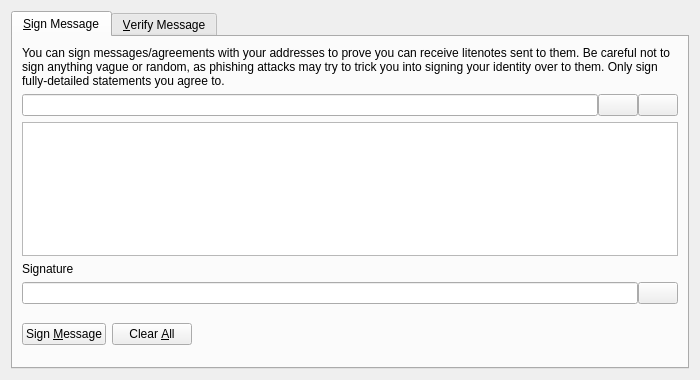
<?xml version="1.0" encoding="UTF-8"?>
<ui version="4.0">
 <class>SignVerifyMessageDialog</class>
 <widget class="QDialog" name="SignVerifyMessageDialog">
  <property name="geometry">
   <rect>
    <x>0</x>
    <y>0</y>
    <width>700</width>
    <height>380</height>
   </rect>
  </property>
  <property name="windowTitle">
   <string>Signatures - Sign / Verify a Message</string>
  </property>
  <property name="modal">
   <bool>true</bool>
  </property>
  <layout class="QVBoxLayout" name="verticalLayout">
   <item>
    <widget class="QTabWidget" name="tabWidget">
     <property name="currentIndex">
      <number>0</number>
     </property>
     <widget class="QWidget" name="tabSignMessage">
      <attribute name="title">
       <string>&amp;Sign Message</string>
      </attribute>
      <layout class="QVBoxLayout" name="verticalLayout_SM">
       <item>
        <widget class="QLabel" name="infoLabel_SM">
         <property name="text">
          <string>You can sign messages/agreements with your addresses to prove you can receive litenotes sent to them. Be careful not to sign anything vague or random, as phishing attacks may try to trick you into signing your identity over to them. Only sign fully-detailed statements you agree to.</string>
         </property>
         <property name="textFormat">
          <enum>Qt::PlainText</enum>
         </property>
         <property name="wordWrap">
          <bool>true</bool>
         </property>
        </widget>
       </item>
       <item>
        <layout class="QHBoxLayout" name="horizontalLayout_1_SM">
         <property name="spacing">
          <number>0</number>
         </property>
         <item>
          <widget class="QValidatedLineEdit" name="addressIn_SM">
           <property name="toolTip">
            <string>The LiteNote address to sign the message with</string>
           </property>
          </widget>
         </item>
         <item>
          <widget class="QPushButton" name="addressBookButton_SM">
           <property name="toolTip">
            <string>Choose previously used address</string>
           </property>
           <property name="text">
            <string/>
           </property>
           <property name="icon">
            <iconset resource="../bitcoin.qrc">
             <normaloff>:/icons/address-book</normaloff>:/icons/address-book</iconset>
           </property>
           <property name="shortcut">
            <string>Alt+A</string>
           </property>
           <property name="autoDefault">
            <bool>false</bool>
           </property>
          </widget>
         </item>
         <item>
          <widget class="QPushButton" name="pasteButton_SM">
           <property name="toolTip">
            <string>Paste address from clipboard</string>
           </property>
           <property name="text">
            <string/>
           </property>
           <property name="icon">
            <iconset resource="../bitcoin.qrc">
             <normaloff>:/icons/editpaste</normaloff>:/icons/editpaste</iconset>
           </property>
           <property name="shortcut">
            <string>Alt+P</string>
           </property>
           <property name="autoDefault">
            <bool>false</bool>
           </property>
          </widget>
         </item>
        </layout>
       </item>
       <item>
        <widget class="QPlainTextEdit" name="messageIn_SM">
         <property name="toolTip">
          <string>Enter the message you want to sign here</string>
         </property>
        </widget>
       </item>
       <item>
        <widget class="QLabel" name="signatureLabel_SM">
         <property name="text">
          <string>Signature</string>
         </property>
         <property name="textFormat">
          <enum>Qt::PlainText</enum>
         </property>
        </widget>
       </item>
       <item>
        <layout class="QHBoxLayout" name="horizontalLayout_2_SM">
         <property name="spacing">
          <number>0</number>
         </property>
         <item>
          <widget class="QLineEdit" name="signatureOut_SM">
           <property name="font">
            <font>
             <italic>true</italic>
            </font>
           </property>
           <property name="readOnly">
            <bool>true</bool>
           </property>
          </widget>
         </item>
         <item>
          <widget class="QPushButton" name="copySignatureButton_SM">
           <property name="toolTip">
            <string>Copy the current signature to the system clipboard</string>
           </property>
           <property name="text">
            <string/>
           </property>
           <property name="icon">
            <iconset resource="../bitcoin.qrc">
             <normaloff>:/icons/editcopy</normaloff>:/icons/editcopy</iconset>
           </property>
           <property name="autoDefault">
            <bool>false</bool>
           </property>
          </widget>
         </item>
        </layout>
       </item>
       <item>
        <layout class="QHBoxLayout" name="horizontalLayout_3_SM">
         <item>
          <widget class="QPushButton" name="signMessageButton_SM">
           <property name="toolTip">
            <string>Sign the message to prove you own this LiteNote address</string>
           </property>
           <property name="text">
            <string>Sign &amp;Message</string>
           </property>
           <property name="icon">
            <iconset resource="../bitcoin.qrc">
             <normaloff>:/icons/edit</normaloff>:/icons/edit</iconset>
           </property>
           <property name="autoDefault">
            <bool>false</bool>
           </property>
          </widget>
         </item>
         <item>
          <widget class="QPushButton" name="clearButton_SM">
           <property name="toolTip">
            <string>Reset all sign message fields</string>
           </property>
           <property name="text">
            <string>Clear &amp;All</string>
           </property>
           <property name="icon">
            <iconset resource="../bitcoin.qrc">
             <normaloff>:/icons/remove</normaloff>:/icons/remove</iconset>
           </property>
           <property name="autoDefault">
            <bool>false</bool>
           </property>
          </widget>
         </item>
         <item>
          <spacer name="horizontalSpacer_1_SM">
           <property name="orientation">
            <enum>Qt::Horizontal</enum>
           </property>
           <property name="sizeHint" stdset="0">
            <size>
             <width>40</width>
             <height>48</height>
            </size>
           </property>
          </spacer>
         </item>
         <item>
          <widget class="QLabel" name="statusLabel_SM">
           <property name="font">
            <font>
             <weight>75</weight>
             <bold>true</bold>
            </font>
           </property>
           <property name="text">
            <string/>
           </property>
           <property name="wordWrap">
            <bool>true</bool>
           </property>
          </widget>
         </item>
         <item>
          <spacer name="horizontalSpacer_2_SM">
           <property name="orientation">
            <enum>Qt::Horizontal</enum>
           </property>
           <property name="sizeHint" stdset="0">
            <size>
             <width>40</width>
             <height>48</height>
            </size>
           </property>
          </spacer>
         </item>
        </layout>
       </item>
      </layout>
     </widget>
     <widget class="QWidget" name="tabVerifyMessage">
      <attribute name="title">
       <string>&amp;Verify Message</string>
      </attribute>
      <layout class="QVBoxLayout" name="verticalLayout_VM">
       <item>
        <widget class="QLabel" name="infoLabel_VM">
         <property name="text">
          <string>Enter the receiver's address, message (ensure you copy line breaks, spaces, tabs, etc. exactly) and signature below to verify the message. Be careful not to read more into the signature than what is in the signed message itself, to avoid being tricked by a man-in-the-middle attack. Note that this only proves the signing party receives with the address, it cannot prove sendership of any transaction!</string>
         </property>
         <property name="textFormat">
          <enum>Qt::PlainText</enum>
         </property>
         <property name="alignment">
          <set>Qt::AlignLeading|Qt::AlignLeft|Qt::AlignTop</set>
         </property>
         <property name="wordWrap">
          <bool>true</bool>
         </property>
        </widget>
       </item>
       <item>
        <layout class="QHBoxLayout" name="horizontalLayout_1_VM">
         <property name="spacing">
          <number>0</number>
         </property>
         <item>
          <widget class="QValidatedLineEdit" name="addressIn_VM">
           <property name="toolTip">
            <string>The LiteNote address the message was signed with</string>
           </property>
          </widget>
         </item>
         <item>
          <widget class="QPushButton" name="addressBookButton_VM">
           <property name="toolTip">
            <string>Choose previously used address</string>
           </property>
           <property name="text">
            <string/>
           </property>
           <property name="icon">
            <iconset resource="../bitcoin.qrc">
             <normaloff>:/icons/address-book</normaloff>:/icons/address-book</iconset>
           </property>
           <property name="shortcut">
            <string>Alt+A</string>
           </property>
           <property name="autoDefault">
            <bool>false</bool>
           </property>
          </widget>
         </item>
        </layout>
       </item>
       <item>
        <widget class="QPlainTextEdit" name="messageIn_VM"/>
       </item>
       <item>
        <widget class="QValidatedLineEdit" name="signatureIn_VM"/>
       </item>
       <item>
        <layout class="QHBoxLayout" name="horizontalLayout_2_VM">
         <item>
          <widget class="QPushButton" name="verifyMessageButton_VM">
           <property name="toolTip">
            <string>Verify the message to ensure it was signed with the specified LiteNote address</string>
           </property>
           <property name="text">
            <string>Verify &amp;Message</string>
           </property>
           <property name="icon">
            <iconset resource="../bitcoin.qrc">
             <normaloff>:/icons/transaction_0</normaloff>:/icons/transaction_0</iconset>
           </property>
           <property name="autoDefault">
            <bool>false</bool>
           </property>
          </widget>
         </item>
         <item>
          <widget class="QPushButton" name="clearButton_VM">
           <property name="toolTip">
            <string>Reset all verify message fields</string>
           </property>
           <property name="text">
            <string>Clear &amp;All</string>
           </property>
           <property name="icon">
            <iconset resource="../bitcoin.qrc">
             <normaloff>:/icons/remove</normaloff>:/icons/remove</iconset>
           </property>
           <property name="autoDefault">
            <bool>false</bool>
           </property>
          </widget>
         </item>
         <item>
          <spacer name="horizontalSpacer_1_VM">
           <property name="orientation">
            <enum>Qt::Horizontal</enum>
           </property>
           <property name="sizeHint" stdset="0">
            <size>
             <width>40</width>
             <height>48</height>
            </size>
           </property>
          </spacer>
         </item>
         <item>
          <widget class="QLabel" name="statusLabel_VM">
           <property name="font">
            <font>
             <weight>75</weight>
             <bold>true</bold>
            </font>
           </property>
           <property name="text">
            <string/>
           </property>
           <property name="wordWrap">
            <bool>true</bool>
           </property>
          </widget>
         </item>
         <item>
          <spacer name="horizontalSpacer_2_VM">
           <property name="orientation">
            <enum>Qt::Horizontal</enum>
           </property>
           <property name="sizeHint" stdset="0">
            <size>
             <width>40</width>
             <height>48</height>
            </size>
           </property>
          </spacer>
         </item>
        </layout>
       </item>
      </layout>
     </widget>
    </widget>
   </item>
  </layout>
 </widget>
 <customwidgets>
  <customwidget>
   <class>QValidatedLineEdit</class>
   <extends>QLineEdit</extends>
   <header>qt/qvalidatedlineedit.h</header>
  </customwidget>
 </customwidgets>
 <resources>
  <include location="../bitcoin.qrc"/>
 </resources>
 <connections/>
</ui>
